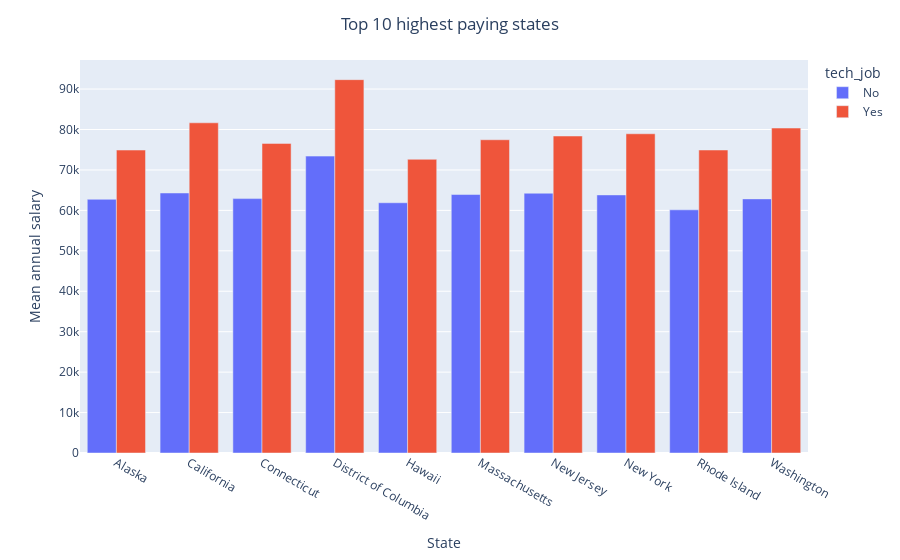

The cell this chart's notebook holds for it:
### Code cell
# GROUP DATAFRAME BY STATE AND JOB CATEGORY

state_tech_grp=df_occupations.groupby(["area_title","tech_job"])
mean_annual_salaries=state_tech_grp['a_mean'].mean()

# FIND AND PLOT TOP 10 STATES BY ANNUAL MEAN SALARY 
top_10=mean_annual_salaries.loc[top_states,:].reset_index()

fig_2=px.bar(top_10,'area_title', 'a_mean', color='tech_job', barmode='group')
fig_2.update_layout(xaxis_title='State', yaxis_title="Mean annual salary", title="Top 10 highest paying states", title_x=0.5)

### Figure 1 — Plotly figure (JSON) as saved in the notebook; plotly's stock layout.template omitted (floating-point values rounded to 4 significant figures)
{"data": [{"alignmentgroup": "True", "hovertemplate": "tech_job=No<br>area_title=%{x}<br>a_mean=%{y}<extra></extra>", "legendgroup": "No", "marker": {"color": "#636efa"}, "name": "No", "offsetgroup": "No", "orientation": "v", "showlegend": true, "textposition": "auto", "type": "bar", "x": ["Alaska", "California", "Connecticut", "District of Columbia", "Hawaii", "Massachusetts", "New Jersey", "New York", "Rhode Island", "Washington"], "xaxis": "x", "y": [62740.0, 64300.0, 62910.0, 73420.0, 61880.0, 63920.0, 64250.0, 63830.0, 60140.0, 62840.0], "yaxis": "y"}, {"alignmentgroup": "True", "hovertemplate": "tech_job=Yes<br>area_title=%{x}<br>a_mean=%{y}<extra></extra>", "legendgroup": "Yes", "marker": {"color": "#EF553B"}, "name": "Yes", "offsetgroup": "Yes", "orientation": "v", "showlegend": true, "textposition": "auto", "type": "bar", "x": ["Alaska", "California", "Connecticut", "District of Columbia", "Hawaii", "Massachusetts", "New Jersey", "New York", "Rhode Island", "Washington"], "xaxis": "x", "y": [74920.0, 81660.0, 76570.0, 92330.0, 72640.0, 77470.0, 78390.0, 78950.0, 74930.0, 80360.0], "yaxis": "y"}], "layout": {"barmode": "group", "legend": {"title": {"text": "tech_job"}, "tracegroupgap": 0}, "margin": {"t": 60}, "title": {"text": "Top 10 highest paying states", "x": 0.5}, "xaxis": {"anchor": "y", "domain": [0, 1], "title": {"text": "State"}}, "yaxis": {"anchor": "x", "domain": [0, 1], "title": {"text": "Mean annual salary"}}}}
